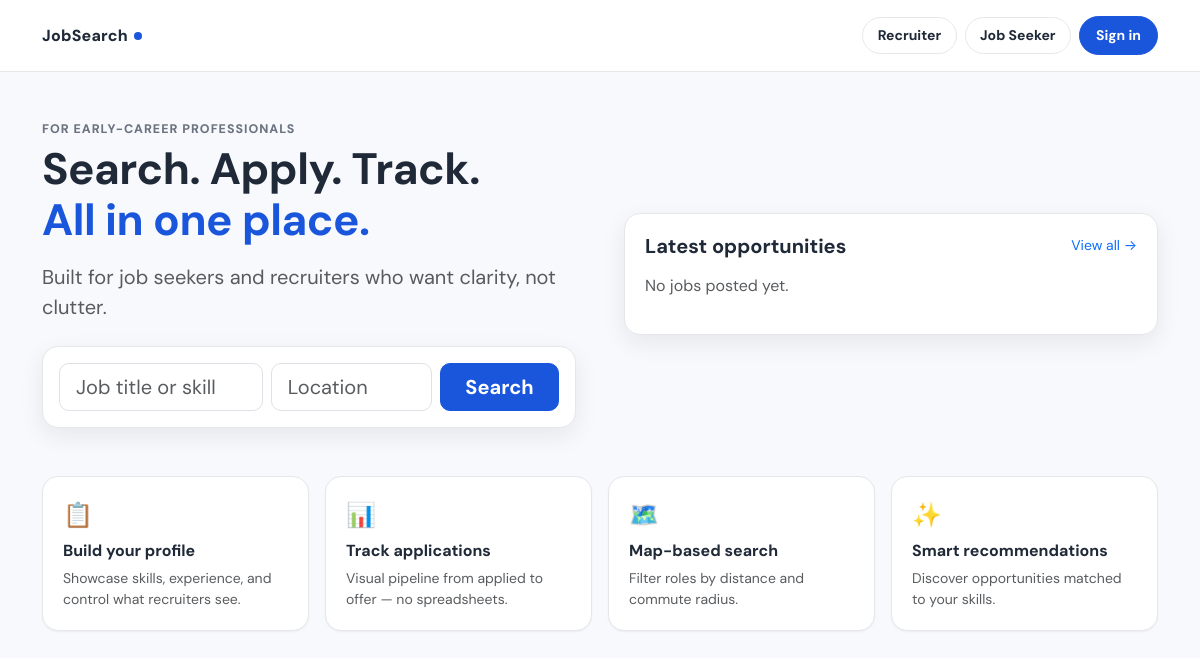
The app's page /, older data.
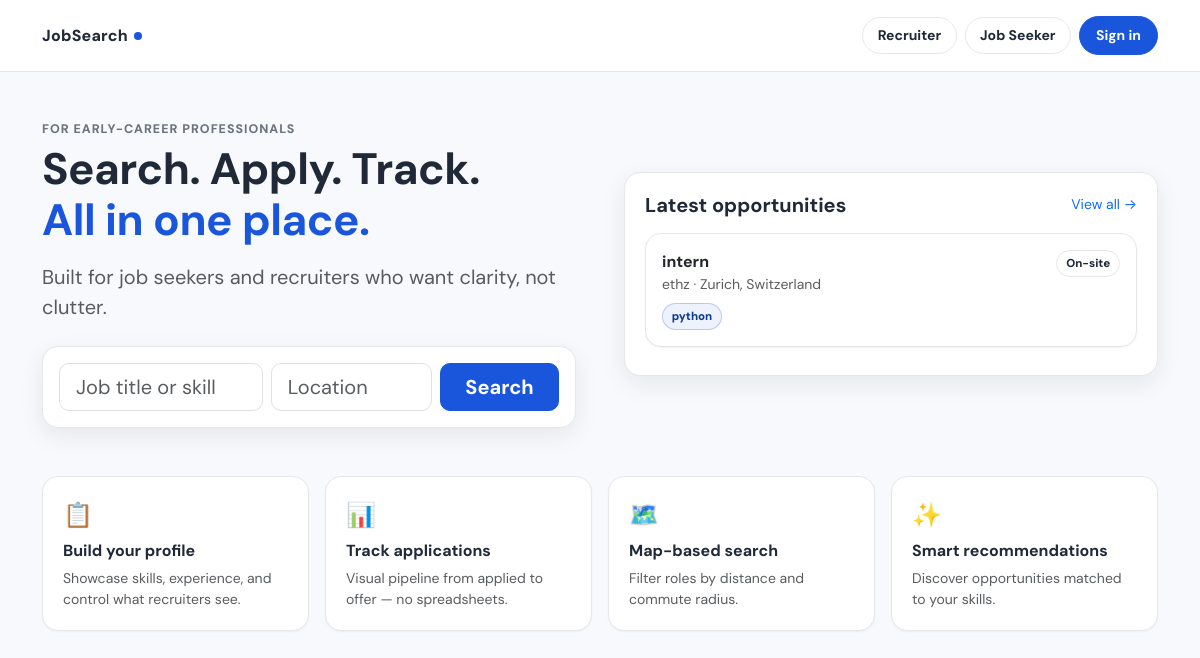
The same page, newer data.
### jobs/models.py (models this page shows, shortened)
class JobPosting(models.Model):
    class JobType(models.TextChoices):
        REMOTE = "remote", "Remote"
        ONSITE = "onsite", "On-site"
        HYBRID = "hybrid", "Hybrid"
    class ExperienceLevel(models.TextChoices):
        ENTRY = "entry", "Entry Level"
        MID = "mid", "Mid Level"
        SENIOR = "senior", "Senior Level"
        INTERN = "intern", "Internship"
    recruiter = models.ForeignKey(
        CustomUser, on_delete=models.CASCADE, related_name="job_postings"
    )
    title = models.CharField(max_length=200)
    company = models.CharField(max_length=200)
    description = models.TextField()
    skills = models.TextField(blank=True, help_text="Comma-separated skills")
    location = models.CharField(max_length=200, blank=True)
    latitude = models.FloatField(null=True, blank=True)
    longitude = models.FloatField(null=True, blank=True)
    job_type = models.CharField(
        max_length=20, choices=JobType.choices, default=JobType.ONSITE
    )
    experience_level = models.CharField(
        max_length=20, choices=ExperienceLevel.choices, default=ExperienceLevel.ENTRY
    )
    salary_min = models.PositiveIntegerField(null=True, blank=True)
    salary_max = models.PositiveIntegerField(null=True, blank=True)
    visa_sponsorship = models.BooleanField(default=False)
    is_active = models.BooleanField(default=True)
    created_at = models.DateTimeField(auto_now_add=True)
    updated_at = models.DateTimeField(auto_now=True)
    class Meta:
        ordering = ["-created_at"]
    def skills_list(self):
        return [s.strip() for s in self.skills.split(",") if s.strip()]

### jobs/views.py (the view)
# urls.py: path("", views.home, name="home"),
def home(request):
    jobs = JobPosting.objects.filter(is_active=True)[:6]
    return render(request, "jobs/home.html", {"jobs": jobs})

### jobs/templates/jobs/home.html (shortened to what this page needs)
{% extends "jobs/base.html" %}
{% block content %}
<div class="container py-5">
  <div class="row align-items-center mb-5 g-5">
    <div class="col-lg-6">
      <div class="section-label">For early-career professionals</div>
      <h1 style="font-size:2.75rem;font-weight:700;line-height:1.15;letter-spacing:-.5px;" class="mb-3">
        Search. Apply. Track.<br>
        <span style="color:var(--brand);">All in one place.</span>
      </h1>
      <p class="text-muted fs-5 mb-4">
        Built for job seekers and recruiters who want clarity, not clutter.
      </p>
      <form method="GET" action="{% url 'job_list' %}" class="js-card p-3" style="box-shadow:var(--shadow-md);">
        <div class="row g-2">
          <div class="col-md-5">
            <input name="q" class="form-control form-control-lg" placeholder="Job title or skill" style="border-radius:10px;">
          </div>
          <div class="col-md-4">
            <input name="location" class="form-control form-control-lg" placeholder="Location" style="border-radius:10px;">
          </div>
          <div class="col-md-3 d-grid">
            <button class="btn btn-brand btn-lg" type="submit" style="border-radius:10px;">Search</button>
          </div>
        </div>
      </form>
    </div>
    <div class="col-lg-6">
      <div class="js-card" style="box-shadow:var(--shadow-md);">
        <div class="d-flex justify-content-between align-items-center mb-3">
          <h5 class="fw-bold mb-0">Latest opportunities</h5>
          <a href="{% url 'job_list' %}" class="text-decoration-none small fw-600">View all →</a>
        </div>
        {% for job in jobs %}
        <a href="{% url 'job_detail' job.pk %}" class="text-decoration-none text-dark">
          <div class="js-card js-card-hover p-3 mb-2">
            <div class="d-flex justify-content-between align-items-start">
              <div>
                <div class="fw-bold">{{ job.title }}</div>
                <div class="text-muted small">{{ job.company }} · {{ job.location|default:"Remote" }}</div>
              </div>
              <span class="js-badge js-badge-brand">{{ job.get_job_type_display }}</span>
            </div>
            {% if job.skills_list %}
            <div class="mt-2 d-flex flex-wrap gap-1">
              {% for skill in job.skills_list %}
                <span class="js-badge js-badge-skill">{{ skill }}</span>
              {% endfor %}
            </div>
            {% endif %}
          </div>
        </a>
        {% empty %}
          <p class="text-muted">No jobs posted yet.</p>
        {% endfor %}
      </div>
    </div>
  </div>
  <div class="row g-3">
    <div class="col-6 col-lg-3">
      <div class="js-card js-card-hover h-100">
        <div class="mb-2" style="font-size:1.5rem;">📋</div>
        <h6 class="fw-bold">Build your profile</h6>
        <p class="text-muted small mb-0">Showcase skills, experience, and control what recruiters see.</p>
      </div>
    </div>
    <div class="col-6 col-lg-3">
      <div class="js-card js-card-hover h-100">
        <div class="mb-2" style="font-size:1.5rem;">📊</div>
        <h6 class="fw-bold">Track applications</h6>
        <p class="text-muted small mb-0">Visual pipeline from applied to offer — no spreadsheets.</p>
      </div>
    </div>
    <div class="col-6 col-lg-3">
      <div class="js-card js-card-hover h-100">
        <div class="mb-2" style="font-size:1.5rem;">🗺️</div>
        <h6 class="fw-bold">Map-based search</h6>
        <p class="text-muted small mb-0">Filter roles by distance and commute radius.</p>
      </div>
    </div>
    <div class="col-6 col-lg-3">
      <div class="js-card js-card-hover h-100">
        <div class="mb-2" style="font-size:1.5rem;">✨</div>
        <h6 class="fw-bold">Smart recommendations</h6>
        <p class="text-muted small mb-0">Discover opportunities matched to your skills.</p>
      </div>
    </div>
  </div>
</div>
{% endblock %}

Row changes from the older to the newer data that the page shows:
added JobPosting: title "intern", company "ethz", location "Zurich, Switzerland", job_type "On-site", skills_list "python"
Text that changed along with them:
text no longer shown: "No jobs posted yet."
